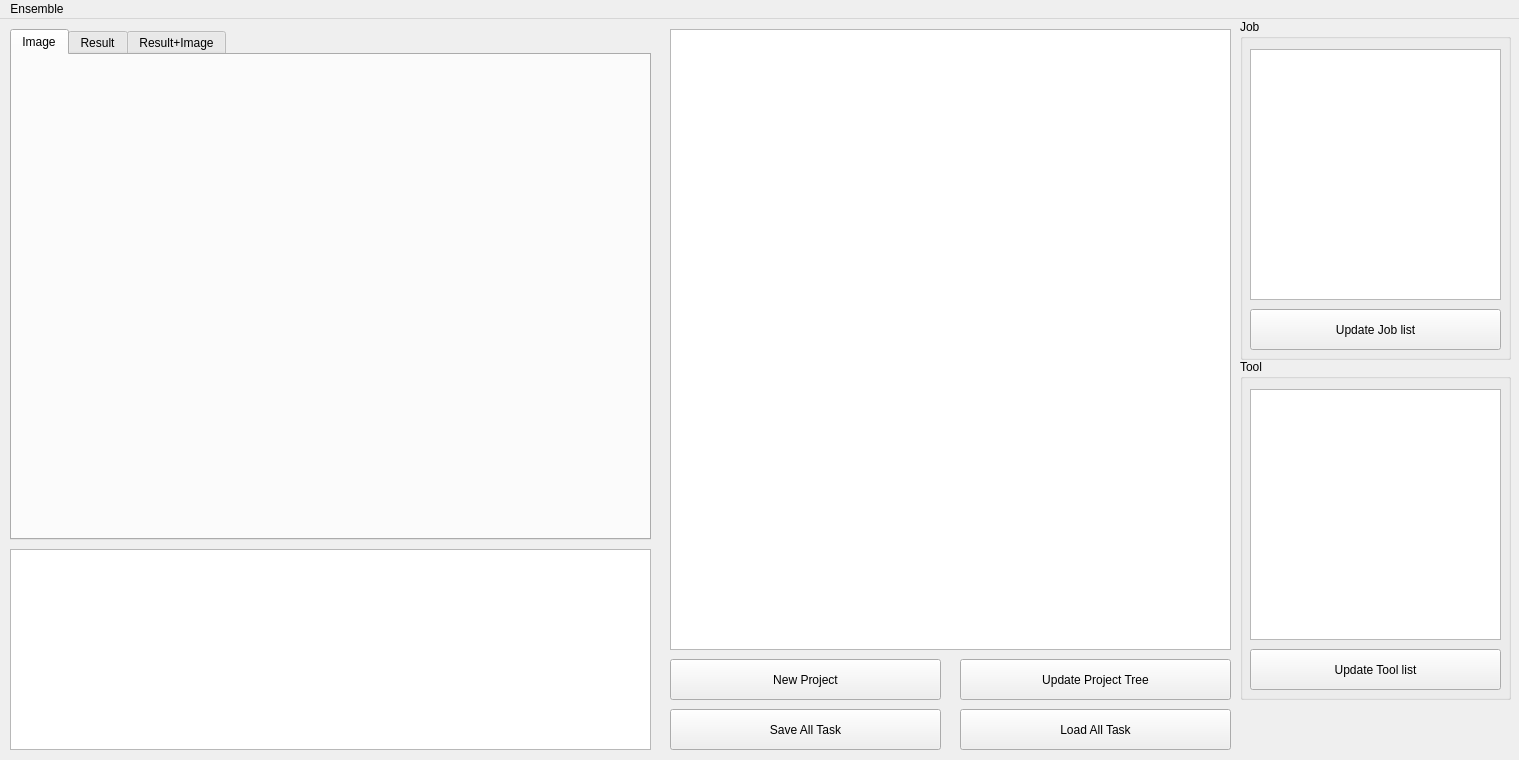
<?xml version="1.0" encoding="UTF-8"?>
<ui version="4.0">
 <class>MainWindow</class>
 <widget class="QMainWindow" name="MainWindow">
  <property name="geometry">
   <rect>
    <x>0</x>
    <y>0</y>
    <width>1519</width>
    <height>760</height>
   </rect>
  </property>
  <property name="windowTitle">
   <string>RENDEZVUE::ViNet</string>
  </property>
  <widget class="QWidget" name="centralWidget">
   <widget class="CJobTree" name="treeWidget_job">
    <property name="geometry">
     <rect>
      <x>670</x>
      <y>10</y>
      <width>561</width>
      <height>621</height>
     </rect>
    </property>
    <property name="mouseTracking">
     <bool>true</bool>
    </property>
    <property name="acceptDrops">
     <bool>true</bool>
    </property>
    <property name="midLineWidth">
     <number>1</number>
    </property>
    <property name="dragEnabled">
     <bool>true</bool>
    </property>
    <property name="dragDropOverwriteMode">
     <bool>false</bool>
    </property>
    <property name="dragDropMode">
     <enum>QAbstractItemView::DragDrop</enum>
    </property>
    <property name="defaultDropAction">
     <enum>Qt::MoveAction</enum>
    </property>
    <property name="headerHidden">
     <bool>true</bool>
    </property>
    <column>
     <property name="text">
      <string notr="true">1</string>
     </property>
    </column>
   </widget>
   <widget class="QPushButton" name="pushButton_newjob">
    <property name="geometry">
     <rect>
      <x>670</x>
      <y>640</y>
      <width>271</width>
      <height>41</height>
     </rect>
    </property>
    <property name="text">
     <string>New Project</string>
    </property>
   </widget>
   <widget class="QPushButton" name="pushButton_update_job_tree">
    <property name="geometry">
     <rect>
      <x>960</x>
      <y>640</y>
      <width>271</width>
      <height>41</height>
     </rect>
    </property>
    <property name="text">
     <string>Update Project Tree</string>
    </property>
   </widget>
   <widget class="QListView" name="listView_source">
    <property name="geometry">
     <rect>
      <x>10</x>
      <y>530</y>
      <width>641</width>
      <height>201</height>
     </rect>
    </property>
    <property name="editTriggers">
     <set>QAbstractItemView::NoEditTriggers</set>
    </property>
   </widget>
   <widget class="QTabWidget" name="tabWidget_image">
    <property name="geometry">
     <rect>
      <x>10</x>
      <y>10</y>
      <width>641</width>
      <height>511</height>
     </rect>
    </property>
    <property name="tabShape">
     <enum>QTabWidget::Rounded</enum>
    </property>
    <property name="currentIndex">
     <number>0</number>
    </property>
    <widget class="QWidget" name="tab_image">
     <attribute name="title">
      <string>Image</string>
     </attribute>
     <widget class="QLabel" name="image">
      <property name="geometry">
       <rect>
        <x>0</x>
        <y>-1</y>
        <width>640</width>
        <height>480</height>
       </rect>
      </property>
      <property name="baseSize">
       <size>
        <width>640</width>
        <height>480</height>
       </size>
      </property>
      <property name="frameShape">
       <enum>QFrame::Panel</enum>
      </property>
      <property name="lineWidth">
       <number>0</number>
      </property>
      <property name="text">
       <string/>
      </property>
     </widget>
    </widget>
    <widget class="QWidget" name="tab_result">
     <attribute name="title">
      <string>Result</string>
     </attribute>
     <widget class="QLabel" name="result">
      <property name="geometry">
       <rect>
        <x>0</x>
        <y>-1</y>
        <width>640</width>
        <height>480</height>
       </rect>
      </property>
      <property name="baseSize">
       <size>
        <width>640</width>
        <height>480</height>
       </size>
      </property>
      <property name="frameShape">
       <enum>QFrame::Panel</enum>
      </property>
      <property name="lineWidth">
       <number>0</number>
      </property>
      <property name="text">
       <string/>
      </property>
     </widget>
    </widget>
    <widget class="QWidget" name="tab_merge">
     <attribute name="title">
      <string>Result+Image</string>
     </attribute>
     <widget class="QLabel" name="merge">
      <property name="geometry">
       <rect>
        <x>0</x>
        <y>-1</y>
        <width>640</width>
        <height>480</height>
       </rect>
      </property>
      <property name="baseSize">
       <size>
        <width>640</width>
        <height>480</height>
       </size>
      </property>
      <property name="frameShape">
       <enum>QFrame::Panel</enum>
      </property>
      <property name="lineWidth">
       <number>0</number>
      </property>
      <property name="text">
       <string/>
      </property>
     </widget>
    </widget>
   </widget>
   <widget class="QGroupBox" name="groupBox">
    <property name="geometry">
     <rect>
      <x>1240</x>
      <y>0</y>
      <width>271</width>
      <height>341</height>
     </rect>
    </property>
    <property name="title">
     <string>Job</string>
    </property>
    <widget class="CToolList" name="listWidget_items_job">
     <property name="geometry">
      <rect>
       <x>10</x>
       <y>30</y>
       <width>251</width>
       <height>251</height>
      </rect>
     </property>
     <property name="dragEnabled">
      <bool>true</bool>
     </property>
     <property name="dragDropOverwriteMode">
      <bool>false</bool>
     </property>
     <property name="dragDropMode">
      <enum>QAbstractItemView::DragOnly</enum>
     </property>
    </widget>
    <widget class="QPushButton" name="pushButton_update_job">
     <property name="geometry">
      <rect>
       <x>10</x>
       <y>290</y>
       <width>251</width>
       <height>41</height>
      </rect>
     </property>
     <property name="text">
      <string>Update Job list</string>
     </property>
    </widget>
   </widget>
   <widget class="QGroupBox" name="groupBox_2">
    <property name="geometry">
     <rect>
      <x>1240</x>
      <y>340</y>
      <width>271</width>
      <height>341</height>
     </rect>
    </property>
    <property name="title">
     <string>Tool</string>
    </property>
    <widget class="CToolList" name="listWidget_items">
     <property name="geometry">
      <rect>
       <x>10</x>
       <y>30</y>
       <width>251</width>
       <height>251</height>
      </rect>
     </property>
     <property name="dragEnabled">
      <bool>true</bool>
     </property>
     <property name="dragDropOverwriteMode">
      <bool>false</bool>
     </property>
     <property name="dragDropMode">
      <enum>QAbstractItemView::DragOnly</enum>
     </property>
    </widget>
    <widget class="QPushButton" name="pushButton_update_tool">
     <property name="geometry">
      <rect>
       <x>10</x>
       <y>290</y>
       <width>251</width>
       <height>41</height>
      </rect>
     </property>
     <property name="text">
      <string>Update Tool list</string>
     </property>
    </widget>
   </widget>
   <widget class="QPushButton" name="pushButton_task_save">
    <property name="geometry">
     <rect>
      <x>670</x>
      <y>690</y>
      <width>271</width>
      <height>41</height>
     </rect>
    </property>
    <property name="text">
     <string>Save All Task</string>
    </property>
   </widget>
   <widget class="QPushButton" name="pushButton_task_load">
    <property name="geometry">
     <rect>
      <x>960</x>
      <y>690</y>
      <width>271</width>
      <height>41</height>
     </rect>
    </property>
    <property name="text">
     <string>Load All Task</string>
    </property>
   </widget>
  </widget>
  <widget class="QMenuBar" name="menuBar">
   <property name="geometry">
    <rect>
     <x>0</x>
     <y>0</y>
     <width>1519</width>
     <height>22</height>
    </rect>
   </property>
   <widget class="QMenu" name="menuEnsemble">
    <property name="title">
     <string>Ensemble</string>
    </property>
    <addaction name="actionSearch"/>
    <addaction name="actionConnect"/>
   </widget>
   <addaction name="menuEnsemble"/>
  </widget>
  <action name="actionSearch">
   <property name="text">
    <string>Search</string>
   </property>
  </action>
  <action name="actionConnect">
   <property name="text">
    <string>Connect</string>
   </property>
  </action>
 </widget>
 <layoutdefault spacing="6" margin="11"/>
 <customwidgets>
  <customwidget>
   <class>CToolList</class>
   <extends>QListWidget</extends>
   <header>ctoollist.h</header>
  </customwidget>
  <customwidget>
   <class>CJobTree</class>
   <extends>QTreeWidget</extends>
   <header>cjobtree.h</header>
  </customwidget>
 </customwidgets>
 <resources/>
 <connections/>
</ui>
